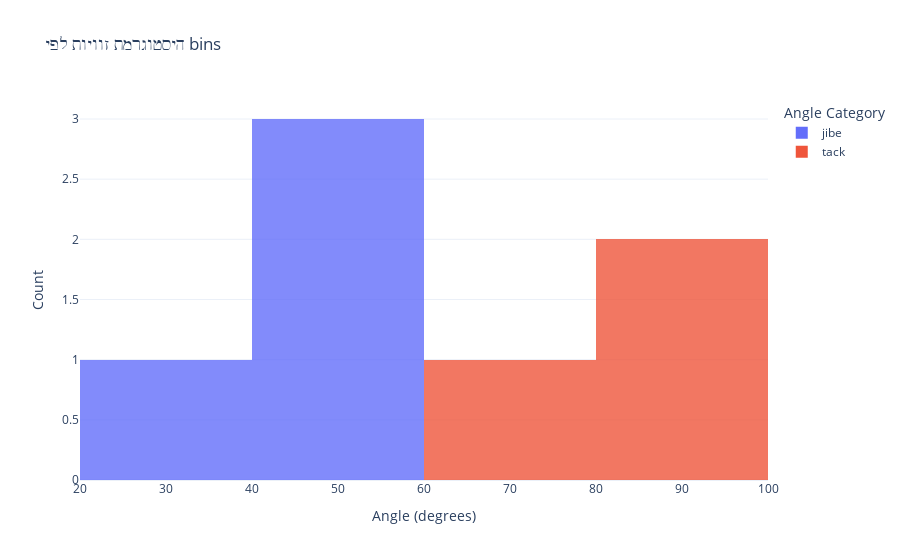

The cell this chart's notebook holds for it:
### Code cell
import pandas as pd
import plotly.express as px

# הגדרת גבולות ה-bins
bins = 2
bin_labels = ['jibe','tack']  # שמות מותאמים
final_turns_max_angle['angle_bin'] = pd.cut(
    final_turns_max_angle['Angle (degrees)'],
    bins=bins,
    labels=bin_labels,
    include_lowest=True
)

# יצירת ההיסטוגרמה
fig = px.histogram(
    final_turns_max_angle,
    x='Angle (degrees)',
    color='angle_bin',  # ישתמש בשמות החדשים
    title='היסטוגרמת זוויות לפי bins',
    labels={'Angle (degrees)': 'Angle (degrees)', 'angle_bin': 'Angle Category'},
    opacity=0.8
)

fig.update_layout(
    xaxis_title='Angle (degrees)',
    yaxis_title='Count',
    template='plotly_white'
)

fig.show()

### Figure 1 — Plotly figure (JSON) as saved in the notebook; plotly's stock layout.template omitted (floating-point values rounded to 4 significant figures)
{"data": [{"alignmentgroup": "True", "bingroup": "x", "hovertemplate": "Angle Category=jibe<br>Angle (degrees)=%{x}<br>count=%{y}<extra></extra>", "legendgroup": "jibe", "marker": {"color": "#636efa", "opacity": 0.8, "pattern": {"shape": ""}}, "name": "jibe", "offsetgroup": "jibe", "orientation": "v", "showlegend": true, "type": "histogram", "x": [45.56, 42.71, 53.5, 28.69], "xaxis": "x", "yaxis": "y"}, {"alignmentgroup": "True", "bingroup": "x", "hovertemplate": "Angle Category=tack<br>Angle (degrees)=%{x}<br>count=%{y}<extra></extra>", "legendgroup": "tack", "marker": {"color": "#EF553B", "opacity": 0.8, "pattern": {"shape": ""}}, "name": "tack", "offsetgroup": "tack", "orientation": "v", "showlegend": true, "type": "histogram", "x": [88.52, 89.1, 66.25], "xaxis": "x", "yaxis": "y"}], "layout": {"barmode": "relative", "legend": {"title": {"text": "Angle Category"}, "tracegroupgap": 0}, "title": {"text": "היסטוגרמת זוויות לפי bins"}, "xaxis": {"anchor": "y", "domain": [0, 1], "title": {"text": "Angle (degrees)"}}, "yaxis": {"anchor": "x", "domain": [0, 1], "title": {"text": "Count"}}}}
